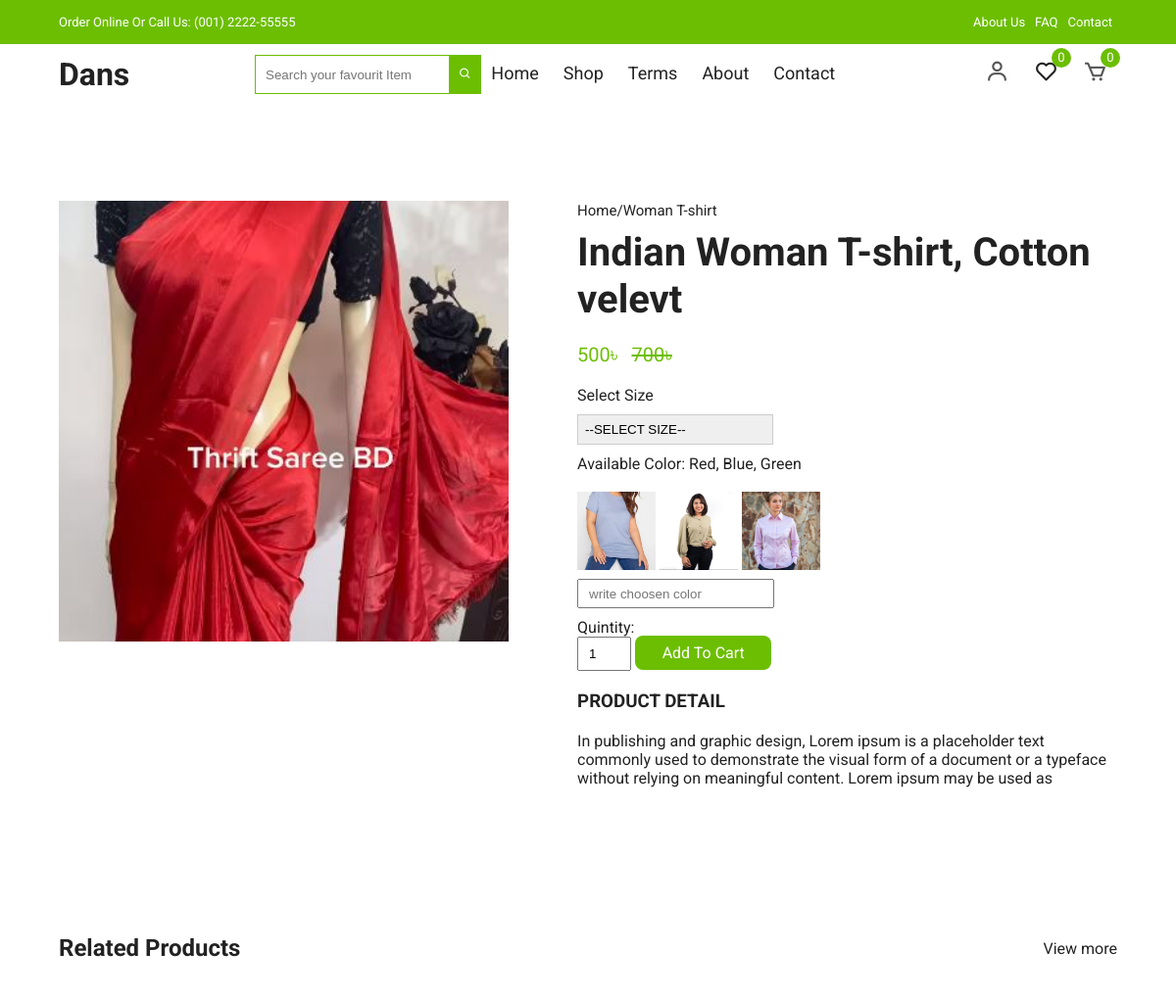
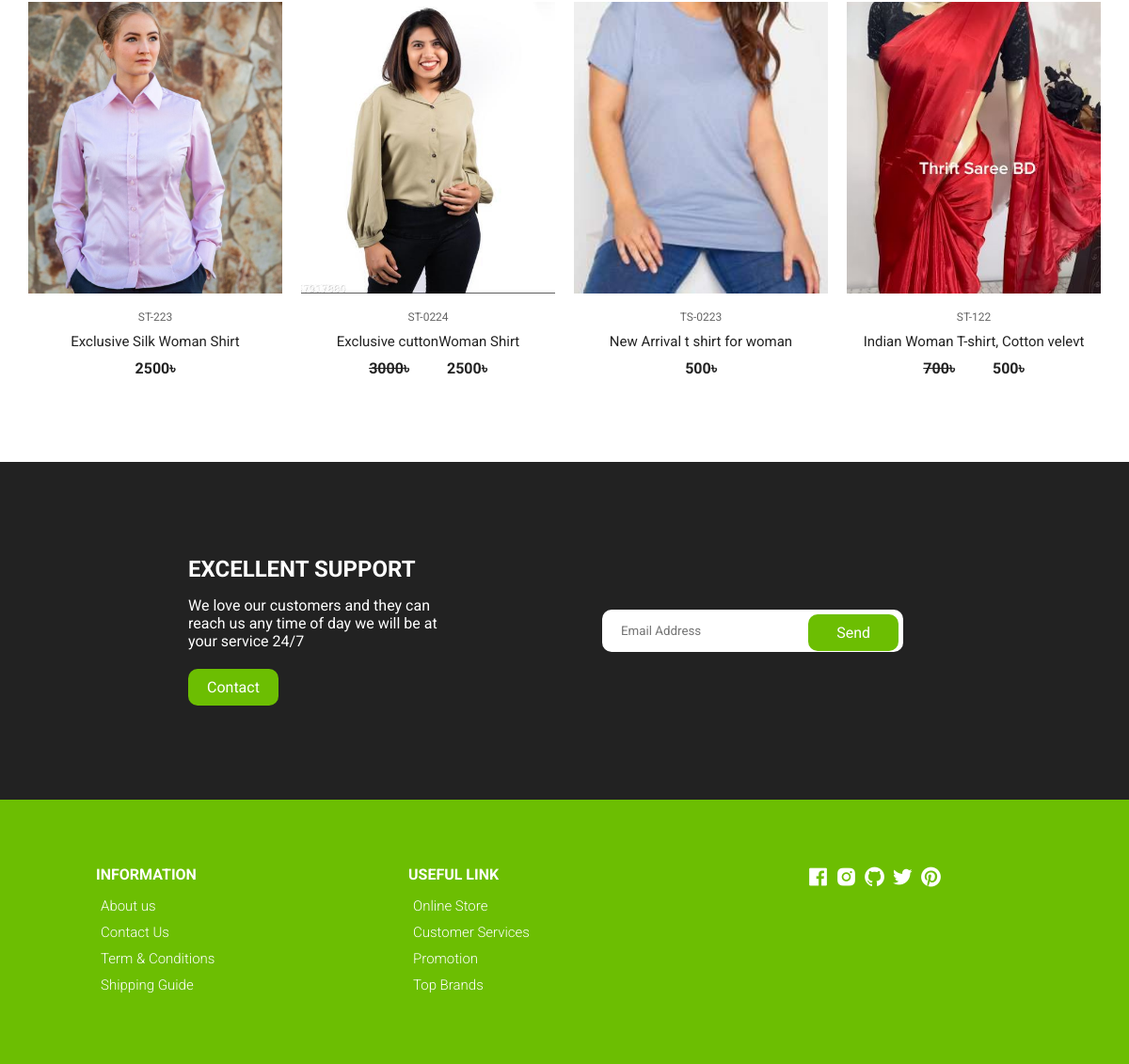
Page /view-product-detals/indian-woman-t-shirt-cotton-fabrics-1671164e-bbff-44f5-b48a-df05dfe8149c/ on the committed database (2 pictures, top to bottom).
### shopApp/models.py (models this page shows, shortened)
class Product(models.Model):
    product_name         = models.CharField(max_length=260)
    product_code         = models.CharField(max_length=20)
    product_quintity     = models.IntegerField(default=0)
    product_category     = models.ForeignKey(Category, on_delete=models.CASCADE, related_name='category')
    roduct_title         = models.CharField(max_length=260)
    image                = models.ImageField(upload_to='products')
    product_color_image  = models.ManyToManyField(ColorImage, blank=True, null=True, related_name="colorImg")
    color_name           = models.CharField(max_length=160)
    slug                 = models.SlugField(unique=True, null=True, blank=True)
    details              = models.TextField()
    main_price           = models.IntegerField()
    is_newarival         = models.BooleanField(default=False)
    is_discount          = models.BooleanField(default=False)
    dic_price            = models.IntegerField(default=0, blank=True, null=True)
    cerated_at           = models.DateTimeField(auto_now_add=True)
    updated_at           = models.DateTimeField(auto_now=True)

class ColorImage(models.Model):
    image = models.ImageField(upload_to='product-color-image')

### shopApp/views.py (the view)
# urls.py: path('view-product-detals/<slug>/', views.ProductDetails, name='productDetails'),
def ProductDetails(request, slug):
    singProduct = Product.objects.get(slug=slug)
    categoryId = singProduct.product_category.id
    reletedProduct = Product.objects.filter(product_category=categoryId)
    context = {
        'singProduct':singProduct,
        'reletedProduct':reletedProduct
    }
    return render(request, 'shopApp/viewProduct.html', context)

### template/shopApp/viewProduct.html (shortened to what this page needs)
{% extends "base.html" %}
{% load static %}
{% block body %}
<section class="section product-detail">
    <div class="details container">
      <div class="left image-container">
        <div class="main">
          <img src="/media/{{singProduct.image}}" id="zoom" alt="" />
        </div>
      </div>
      <div class="right">
        <span>Home/{{singProduct.product_name}}</span>
        <h1>{{singProduct.roduct_title}}</h1>
        {% if singProduct.dic_price == 0 %}
            <div class="price" style="margin-right: 10px;">{{singProduct.main_price}}&#2547;</div>
        {% else %}
            <div class="price" style="margin-right: 10px;">{{singProduct.dic_price}}&#2547;</div>
            <div class="price"><del>{{singProduct.main_price}}&#2547;</del></div>
        {% endif %}
        <form>
          <div style="display: flex;flex-direction: column;">
            <div>
              <label for="">Select Size</label><br>
              <select name="" id="" style="margin-top: 10px;">
                <option value="" >--SELECT SIZE--</option>
              </select>
            </div>
            <div style="margin-top: 10px;">
              <label for="">Available Color: {{singProduct.color_name}} </label><br><br>
              {% for color in singProduct.product_color_image.all %}
              <img src="{{color.image.url}}" width="80px" ="Color Image">
              {% endfor %} <br>
              <input type="text" style="height: 30px;padding:10px;margin-top:5px;outline:#6cbe02" placeholder="write choosen color" required>
            </div>
            <div style="margin-top: 10px;">
              <label for="">Quintity: </label><br>
              <input type="number" value="1" style="width: 10%;height:35px;padding:10px;">
            <a href="{% url 'orderApp:add_to_card' slug=singProduct.slug %}" style="padding: 8px 5%;background-color:#6cbe02;border-radius:8px;color:white;">Add To Cart</a>
            </div>
          </div>
        </form>
        <h3>Product Detail</h3>
        <p>
          {{singProduct.details}}
        </p>
      </div>
    </div>
  </section>
  <section class="section featured">
    <div class="top container">
      <h1>Related Products</h1>
      <a href="#" class="view-more">View more</a>
    </div>
    <div class="product-center container">
        {% for i in reletedProduct %}
      <div class="product-item">
        <div class="overlay">
          <a href="{% url 'shopApp:productDetails' slug=i.slug %}" class="product-thumb">
            <img src="/media/{{i.image}}" alt="" />
          </a>
        </div>
        <div class="product-info">
          <span>{{i.product_code}}</span>
          <a href="{% url 'shopApp:productDetails' slug=i.slug %}">{{i.roduct_title}}</a>
          {% if i.dic_price == 0 %}
          <h4 class="mr-4">{{i.main_price}}&#2547;</h4>
          {% else %}
          <div class="" style="display: flex; justify-content:center; gap:4rem;">
            <h4 class="mr-4"> <del>{{i.main_price}}</del>&#2547;</h4>
            <h4>{{i.dic_price}}&#2547;</h4>
          </div>
          {% endif %}
        </div>
        <ul class="icons">
        </ul>
      </div>
      {% endfor %}
    </div>
  </section>
{% endblock %}

### static/website_assets/css/styles.css (style rules this page uses)
:root { --white: #fff; --black: #222; --green: #6cbe02; --grey1: #f0f0f0; --grey2: #e9d7d3; }
*, *::before, *::after { margin: 0; padding: 0; box-sizing: inherit; }
html { box-sizing: border-box; font-size: 62.5%; }
body { font-family: 'Roboto', sans-serif; font-size: 1.6rem; background-color: var(--white); color: var(--black); font-weight: 400; font-style: normal; }
a { text-decoration: none; color: var(--black); }
.container { max-width: 114rem; margin: 0 auto; padding: 0 3rem; }
.section { padding: 10rem 0 5rem 0; overflow: hidden; }
.product-center { display: flex; align-items: center; justify-content: center; flex-wrap: wrap; max-width: 120rem; margin: 0 auto; padding: 0 2rem; }
.product-item { position: relative; width: 27rem; margin: 0 auto; margin-bottom: 3rem; }
.product-thumb img { width: 100%; height: 31rem; object-fit: cover; transition: all 500ms linear; }
.product-info { padding: 1rem; text-align: center; }
.product-info span { display: inline-block; font-size: 1.2rem; color: #666; margin-bottom: 1rem; }
.product-info a { font-size: 1.5rem; display: block; margin-bottom: 1rem; transition: all 300ms ease; }
.product-item .icons { position: absolute; left: 50%; top: 35%; transform: translateX(-50%); display: flex; align-items: center; }
.product-item .overlay { position: relative; overflow: hidden; cursor: pointer; width: 100%; }
.product-item .overlay::after { content: ''; position: absolute; top: 0; left: 0; width: 100%; height: 100%; background-color: rgba(0, 0, 0, 0.5); visibility: hidden; opacity: 0; transition: 300ms ease-out; }
.section .top { display: flex; align-items: center; justify-content: space-between; margin-bottom: 4rem; }
form { position: relative; z-index: 1; }
.product-detail .details { display: grid; grid-template-columns: 1fr 1.2fr; gap: 7rem; }
.product-detail .left { display: flex; flex-direction: column; }
.product-detail .left .main { text-align: center; background-color: #f6f2f1; margin-bottom: 2rem; height: 45rem; }
.product-detail .left .main img { object-fit: cover; height: 100%; width: 100%; }
.product-detail .right span { display: inline-block; font-size: 1.5rem; margin-bottom: 1rem; }
.product-detail .right h1 { font-size: 4rem; line-height: 1.2; margin-bottom: 2rem; }
.product-detail .right .price { font-size: 600; font-size: 2rem; color: var(--green); margin-bottom: 2rem; }
.product-detail .right div { display: inline-block; position: relative; z-index: -1; }
.product-detail .right select { font-family: 'Poppins', sans-serif; width: 20rem; padding: 0.7rem; border: 1px solid #ccc; appearance: none; outline: none; }
.product-detail form { margin-bottom: 2rem; z-index: 0; }
.product-detail h3 { text-transform: uppercase; margin-bottom: 2rem; }

### rows in the picture
Product: image (picture), product_name "Woman T-shirt", roduct_title "Indian Woman T-shirt, Cotton velevt", dic_price "500", main_price "700", color_name "Red, Blue, Green", details "In publishing and graphic design, Lorem ipsum is a placeholder text commonly used to demonstrate the visual form of a document or a typeface without relying on meaningful content. Lorem ipsum may be used as", product_code "ST-122"
ColorImage: image (picture)
ColorImage: image (picture)
ColorImage: image (picture)
Product: image (picture), product_code "ST-223", roduct_title "Exclusive Silk Woman Shirt", main_price "2500"
Product: image (picture), product_code "ST-0224", roduct_title "Exclusive cuttonWoman Shirt", main_price "3000", dic_price "2500"
Product: image (picture), product_code "TS-0223", roduct_title "New Arrival t shirt for woman", main_price "500"
